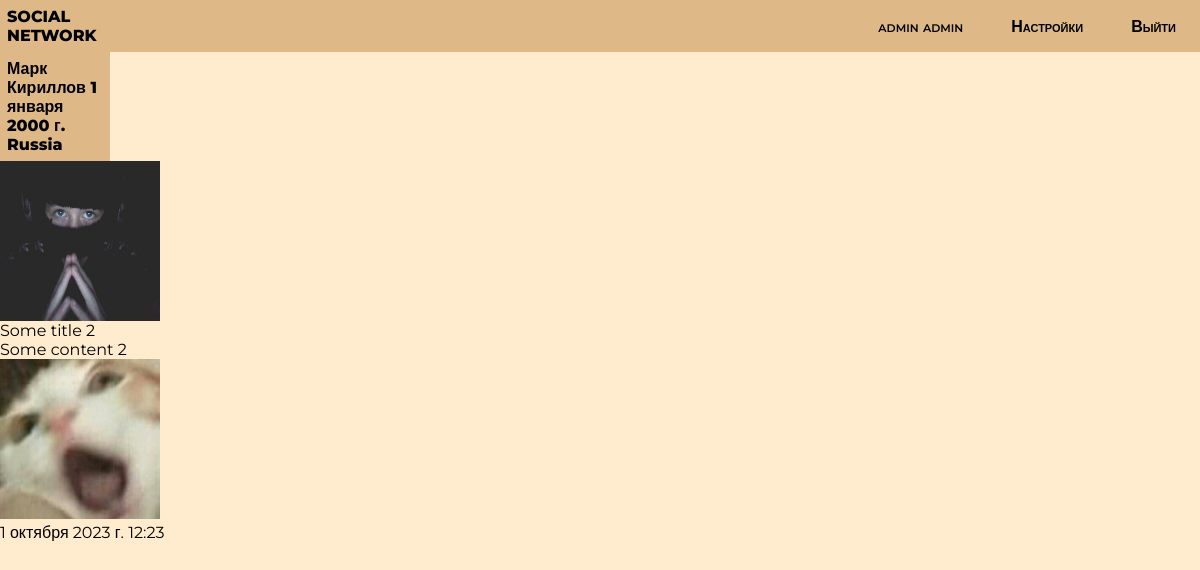
The page /2/ (signed in) on the database as committed earlier.
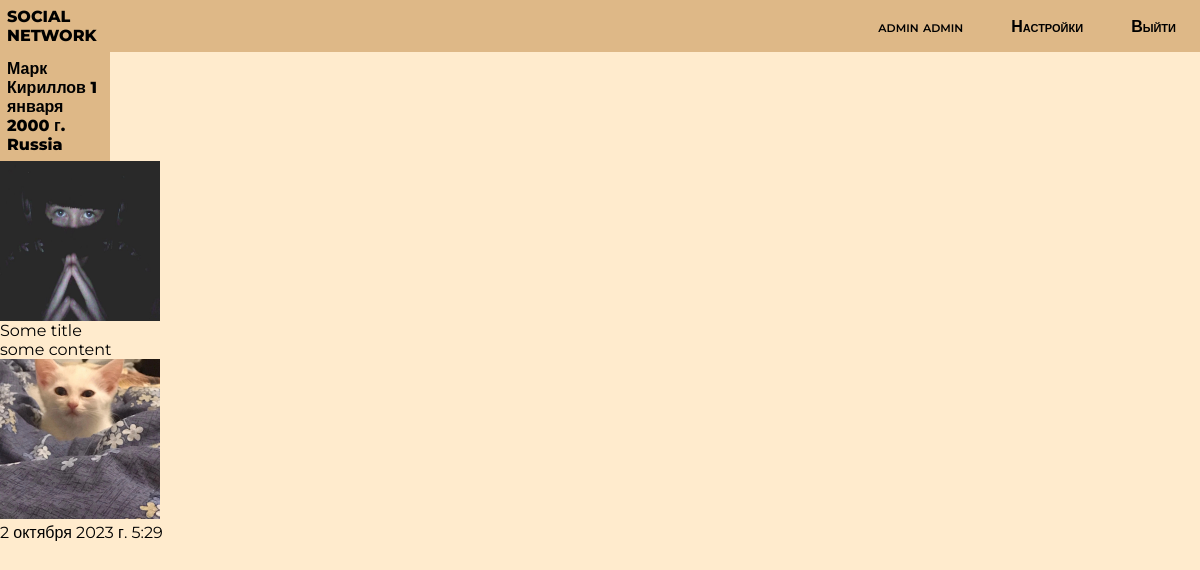
The same page on the database as committed later.
### myPage/models.py (models this page shows, shortened)
class PostModel(models.Model):
    title = models.CharField(max_length=255)
    content = models.TextField()
    picture = models.ImageField(blank=True, upload_to="photos/%Y/%m/%d/", verbose_name='Фото поста')
    author = models.ForeignKey(CustomUser, on_delete=models.CASCADE)
    created_on = models.DateTimeField(auto_now_add=True)
    updated_on = models.DateTimeField(auto_now=True)
    class Meta:
        verbose_name = 'Пост'
        verbose_name_plural = 'Посты'

### myPage/views.py (the view)
# urls.py: path('<int:pk>/', views.ProfileView.as_view(), name='profile'),
class ProfileView(generic.DetailView):
    model = User
    template_name="myPage/profile.html"
    context_object_name = 'user'
    def get_context_data(self, **kwargs):
        context = super().get_context_data(**kwargs)
        user = self.get_object()
        context['post'] = PostModel.objects.filter(author=user).order_by('-created_on')
        return context

### myPage/templates/myPage/profile.html (shortened to what this page needs)
{% extends 'myPage/base.html' %}
{% block content %}
    {% if request.user.is_authenticated %}
         <h1> {{ user.first_name }} {{ user.last_name }} {{ user.birth_date }} {{ user.country.name }}</h1>
         {% if user.profile_image %}
            <img style="height: 10rem; width: 10rem;" src="{{user.profile_image.url}}" alt="">
         {% endif %}
    {% if post %}
        {% for p in post  %}
            <ul>
                <li>{{p.title}}</li>
                <li>{{p.content}}</li>
                {% if p.picture %}
                <li><img style="height: 10rem; width: 10rem;" src="{{p.picture.url}}" alt=""></li>
                {% endif %}
                <li>{{p.created_on}}</li>
            </ul>
        {% endfor %}
    {% endif %}
    {% else %} <h1>Авторизируйтесь, чтобы увидеть больше</h1>
    {% endif %}
{% endblock content %}

Rows that differ between the two databases and show on the page:
removed PostModel: title "Some title 2", content "Some content 2", picture (picture), created_on "1 октября 2023 г. 12:23"
added PostModel: title "Some title", content "some content", picture (picture), created_on "2 октября 2023 г. 5:29"
